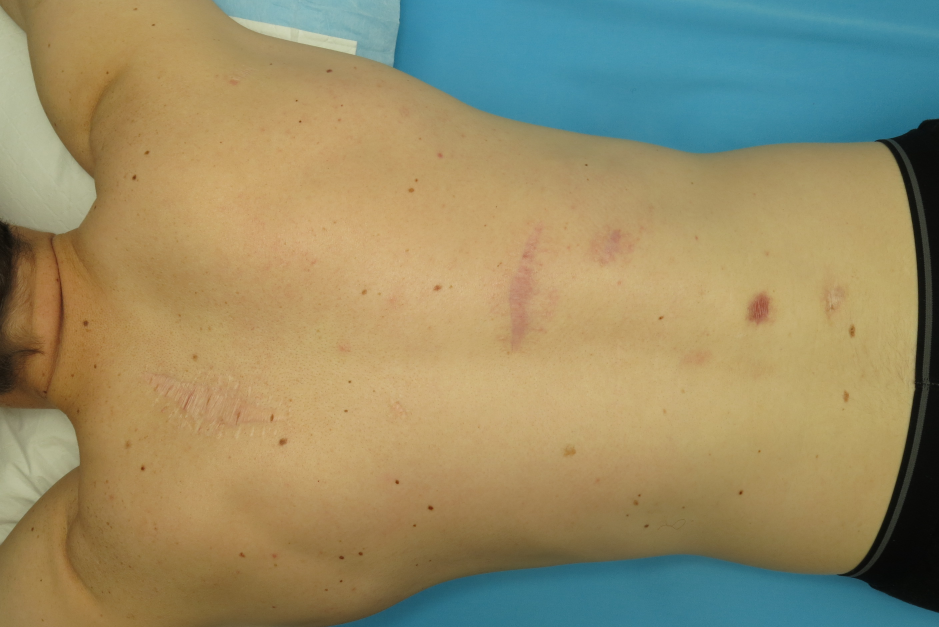
#> input picture Test_Images/mole9.0.jpg, 2816 x 1880 px, found by its file name (shown at 1/3 size)
$ python Image_Comparer.py   (older library calls are emulated)
#> lines starting #> are read from the running program, lines starting #| are printed output that depends on the picture; after the words box and inside, x2 and y2 are one past the last pixel; in counts of white or black regions, pixels touching at a corner belong together
### Mole_Detector_1_0/__init__.py
#!/usr/bin/env python3
# -*- coding: utf-8 -*-
"""
Created on Mon Feb 11 13:01:35 2019

@author: 2020shatgiskessell
"""

import sys
sys.path.insert(0, '/Users/2020shatgiskessell/anaconda3/pkgs/opencv-3.3.1-py36h60a5f38_1/lib/python3.6/site-packages/opencv3')
import cv2
import numpy as np
import timeit
import matplotlib.pyplot as plt
from scipy.spatial import distance
from sklearn.cluster import DBSCAN
import warnings
#ヽ(≧Д≦)ノ
warnings.filterwarnings("ignore")

#start = timeit.default_timer()

class blob ():
    # [6 lines left out: function __init__, not called in this run]


#img = cv2.imread("/Users/2020shatgiskessell/Desktop/New_Mole_Detector/Test_Images/mole2.1.jpg")
#img2 = cv2.imread("/Users/2020shatgiskessell/Desktop/New_Mole_Detector/Test_Images/mole4.1.jpg")

template = cv2.imread("/Users/2020shatgiskessell/Desktop/New_Mole_Detector/Test_Images/mole9.0.jpg")
#> template is the input picture: shape (1880, 2816, 3); mean B, G, R 104.1, 139.8, 149

#SKIN DETECTOR CNN
#https://github.com/HasnainRaz/Skin-Segmentation-TensorFlow
blobs_found = []

# [86 lines left out: functions draw_blobs, draw_blobs_coordinates, display_blob_info, sliding_window, identify_moles, not called in this run]
#--------------------------------------------------------------------------------------------------------
def mse(x, y):
    return np.linalg.norm(x - y)

# [228 lines left out: functions find_dominant_color, validate_blob, validate_blob2, get_centroid, validate_blob3, is_it_brown and 2 more, not called in this run]

# [9 lines of commented-out code are left out]

### Mole_Detector_1_1/__init__.py
#!/usr/bin/env python3
# -*- coding: utf-8 -*-
"""
Created on Fri March 15 20:05:23 2019

@author: 2020shatgiskessell
"""

import sys
sys.path.insert(0, '/Users/2020shatgiskessell/anaconda3/pkgs/opencv-3.3.1-py36h60a5f38_1/lib/python3.6/site-packages/opencv3')
import cv2
import numpy as np
import timeit
import time
import matplotlib.pyplot as plt
from scipy.spatial import distance
from sklearn.cluster import DBSCAN
import warnings
#ヽ(≧Д≦)ノ
warnings.filterwarnings("ignore")

start = timeit.default_timer()

class Blob ():
    def __init__ (self, x = None,y = None,area = None, roi = None, matrix = None, radius = None, color = None):
        self.x = x
        self.y = y
        self.area = area
        self.roi = roi
        self.matrix = matrix
        self.radius = radius
        self.color = color

img = cv2.imread("/Users/2020shatgiskessell/Desktop/New_Mole_Detector/Test_Images/mole7.jpg")
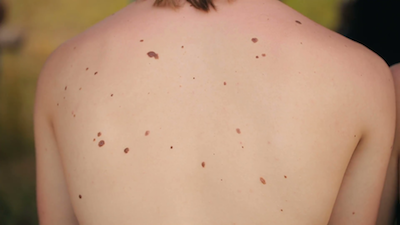
#> input picture Test_Images/mole7.jpg, 400 x 225 px, found by its file name
#> img is the input picture: shape (225, 400, 3); mean B, G, R 118.9, 144.9, 180.6

#SKIN DETECTOR CNN
#https://github.com/HasnainRaz/Skin-Segmentation-TensorFlow

def draw_blobs (image, blobs):
    #draw blobs
    for blob in blobs:
        cv2.circle(image, (int(blob.x),int(blob.y)), 5, (0,255,0), 1)

# [8 lines left out: function draw_blobs_coordinates, not called in this run]

def compute_formfactor(radius, area):
    #computre circle perimeter
    perimeter = np.pi * radius * 2
    #compute circularity
    circularity = (np.pi*4*area)/np.power(perimeter,2)
    return circularity

def compute_roundness (diameter, radius, area):
    roundness = (4*area)/(np.pi*np.power((diameter),2))
    return roundness

# [17 lines left out: function imshow_components, not called in this run]

def blob_detector (img, x_i, y_i):
    og = img.copy()
    img = cv2.Canny(img, 100, 200)

    blobs = []
    #get connected components of fg
    #print ("calculating connected components...")
    output = cv2.connectedComponentsWithStats(img, 4, cv2.CV_32S)
    # Get the results
    # The first cell is the number of labels
    #print ("calculating statistics...")
    num_labels = output[0]
    # The second cell is the label matrix
    labels = output[1]
    # The third cell is the stat matrix
    stats = output[2]
    # The fourth cell is the centroid matrix
    centroids = output[3]
    #print (centroids)
    #print(np.where(labels == 2))
    component_centroids = {}

    #imshow_components(labels, og)
    #print ("calculating connected components properties...")
    for i in range (1, num_labels):
        #start = timeit.default_timer()
        #get component centroid coordinates
        x,y = centroids[i]

        #compute statistics
        width = stats[i,cv2.CC_STAT_WIDTH]
        height = stats[i, cv2.CC_STAT_HEIGHT]
        if height > 20:
            continue
        radius = (height + width)/2
        area = stats[i, cv2.CC_STAT_AREA]

        #these are the top left x, y coordinates = ONLY TO BE USED FOR GETTING ROI
        x_l = stats[i,cv2.CC_STAT_LEFT]
        y_l = stats[i,cv2.CC_STAT_TOP]
        # [8 lines of commented-out code are left out]
        roi = img[y_l: y_l+height, x_l:x_l+width]

        #stop = timeit.default_timer()
        #print('Time to create cm and roi: ', stop - start)

        #----------------MEASURES-------------------------------------------------------------------
        #radius = (height + width)/2

        start = timeit.default_timer()
        radius = np.sqrt((area/np.pi))
        formfactor = compute_formfactor (radius, area)
        if height > width:
            roundness = compute_roundness (height, radius, area)
            aspect_ratio = height/width
        else:
            roundness = compute_roundness (width, radius, area)
            aspect_ratio = width/height

        stop = timeit.default_timer()
        # [11 lines of commented-out code are left out]

        if roundness > 0.2 and 0.9 < aspect_ratio < 3 and 1.1 >= formfactor > 0.9:
            blob = Blob()
            blob.radius = radius
            blob.x = x+x_i
            blob.y = y+y_i
            #blob.matrix = component_matrix
            blob.roi = roi
            blobs.append(blob)
        #cv2.imshow("roi", roi)
        #cv2.waitKey(0)
    #print ("Found all blobs")
    return blobs

# [14 lines left out: function sobel, not called in this run]

def Laplacian_sharpen2(img):
    img = np.float32(img)
    im_gray = cv2.cvtColor(img, cv2.COLOR_BGR2GRAY)
    img_blur = cv2.GaussianBlur(im_gray,(5,5),0)

    # [8 lines of commented-out code are left out]

    kernel = np.array([[-1,-1,-1], [-1,9,-1], [-1,-1,-1]])
    #kernel = np.array([[0,-1,0], [-1,5,-1], [0,-1,0]])
    sharpened = cv2.filter2D(img_blur, -1, kernel)
    sharpened = cv2.normalize(sharpened,None, 0, 255, cv2.NORM_MINMAX)
    sharpened = sharpened.astype('uint8')
    return sharpened

def Laplacian_sharpen(img):
    im_gray = cv2.cvtColor(img, cv2.COLOR_BGR2GRAY)
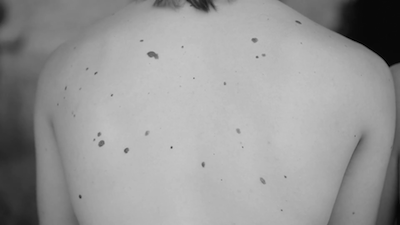
#> im_gray: shape (225, 400); min 0, max 198, mean 152.5
    img_blur = cv2.GaussianBlur(im_gray,(5,5),0)
    #img_blur2 = cv2.GaussianBlur(im_gray,(5,5),0)

    img_lap = cv2.Laplacian(img_blur, cv2.CV_16S, 3)
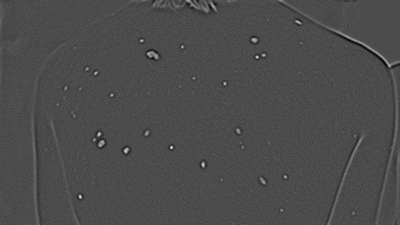
#> img_lap: shape (225, 400) int16; min -21, max 49, mean 0; drawn with min black and max white
    im_gray = np.float32(im_gray)
    subtracted = im_gray - img_lap
    #subtract_gus = img_blur2 - img_blur

    #img_lap = img_lap.astype('uint8')
    subtracted = subtracted.astype('uint8')
    # [16 lines of commented-out code are left out]

    return subtracted

# [24 lines left out: function sliding_window, not called in this run]

def mse(x, y):
    return np.linalg.norm(x - y)

# [64 lines left out: functions get_centroid, validate_blob3, is_it_brown, not called in this run]

def plot_mole_coordinates (blobs):
    x = []
    y = []
    #get x and y coordinates for every blob
    for blob in blobs:
        x.append(blob.x)
        y.append(blob.y)
    #plt.scatter(x, y)
    #plt.show()
    return x,y

def get_skin(img, sharpened):
    lower = np.array([0, 48, 80], dtype = "uint8")
    upper = np.array([20, 255, 255], dtype = "uint8")
    converted = cv2.cvtColor(img, cv2.COLOR_BGR2HSV)
#> converted: shape (225, 400, 3); mean H, S, V 15.4, 93, 180.7
    skinMask = cv2.inRange(converted, lower, upper)
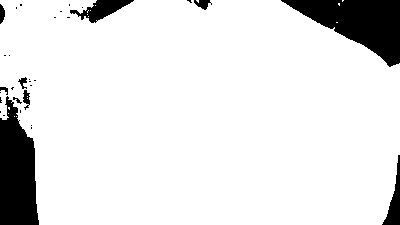
#> skinMask: shape (225, 400); 89.6% white; 32 black regions (22 under 20 px), largest, box (x1, y1, x2, y2) and area: (281, 0, 400, 67) 4094, (0, 96, 39, 225) 3719, (70, 0, 134, 23) 653

    kernel = cv2.getStructuringElement(cv2.MORPH_ELLIPSE, (11, 11))
    skinMask = cv2.erode(skinMask, kernel, iterations = 2)
#> skinMask: shape (225, 400); 80.3% white; 7 black regions, largest, box (x1, y1, x2, y2) and area: (0, 67, 49, 225) 6763, (271, 0, 400, 77) 5567, (44, 0, 144, 33) 2323
    skinMask = cv2.dilate(skinMask, kernel, iterations = 2)
#> skinMask: shape (225, 400); 88% white; 8 black regions (2 under 20 px), largest, box (x1, y1, x2, y2) and area: (0, 77, 39, 225) 4736, (281, 0, 400, 67) 4108, (54, 0, 134, 23) 1047, (382, 155, 400, 225) 502, (0, 0, 22, 24) 263, (187, 0, 212, 10) 143
    skinMask = cv2.morphologyEx(skinMask, cv2.MORPH_OPEN, kernel)
    skinMask = cv2.morphologyEx(skinMask, cv2.MORPH_CLOSE, kernel)
#> skinMask: shape (225, 400); 88.3% white; 6 black regions, box (x1, y1, x2, y2) and area: (0, 78, 39, 225) 4719, (285, 0, 400, 66) 4094, (64, 0, 130, 23) 996, (383, 188, 400, 225) 388, (0, 0, 22, 17) 233, (194, 0, 212, 9) 118

    skinMask = cv2.GaussianBlur(skinMask, (3,3),0)

    sharpened = cv2.bitwise_and(sharpened, sharpened, mask = skinMask)
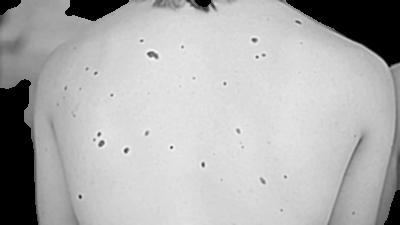
#> sharpened: shape (225, 400); min 0, max 255, mean 176.5

    return sharpened

def main (img, id_):
    #resize image to 400x300 (4:3 aspect ratio)
    #img = cv2.resize(img, (400,300))

    #draw blobs on image
    img1 = img.copy()
    #img2 = img.copy()
    #img3 = img.copy()
    img4 = img.copy()

    #create sliding window to detect initial blobs
    #blobs_found = sliding_window(img1, 5, [32,32])
    blobs_found = []
    #print ("sharpening image...")
    sharpened1 = Laplacian_sharpen(img1)
    sharpened2 = Laplacian_sharpen2(img1)
    #cv2.imwrite("sharpened1.png", sharpened)
    #sharpened = sobel(img1)
    sharpened = get_skin(img1, sharpened2)
    blobs = blob_detector(sharpened,0,0)
#> in blob_detector, `img = cv2.Canny(img, 100, 200)`: img: shape (225, 400); 1.6% white in thin lines or dots
#> in blob_detector, `num_labels = output[0]`: num_labels = 55
#> in blob_detector, `labels = output[1]`:
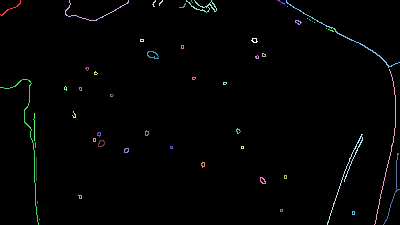
#> labels: shape (225, 400) int32; 55 distinct labels, from 0 to 54; one colour per label, 0 black
#> in blob_detector, `stats = output[2]`: stats = 55 rows, first 6: [0, 0, 400, 225, 88553], [0, 0, 21, 16, 33], [65, 0, 64, 21, 90], [152, 0, 4, 7, 11], [159, 0, 4, 6, 9], [186, 0, 31, 13, 89]
#> in blob_detector, `centroids = output[3]`: centroids = 55 pairs, first value 10.64 to 393.3, second value 1 to 219
#> the loop in blob_detector, `for i in range (1, num_labels):` made 54 passes
#> (x, y, width, height, area, x_l, y_l) on pass 21: (152.4, 54.58, 12, 8, 36, 147, 51)
#> (x, y, width, height, area, x_l, y_l) on passes 1, 5: (10.64, 8.33, 21, 16, 33, 0, 0), (203.5, 6.13, 31, 13, 89, 186, 0)
    blobs_found.extend(blobs)

    #plot the mole coordinates
    #print ("plotting mole coordinates...")
    x,y = plot_mole_coordinates(blobs_found)
#> the loop in plot_mole_coordinates, `for blob in blobs:` made 42 passes

    #remove false positive blobs using DBSCAN clustering - PLAY AROUND WITH PARAMETERS
    #x2,y2, n_moles = validate_blob3(x,y,30)

    draw_blobs(img1, blobs_found)
#> the loop in draw_blobs, `for blob in blobs:` made 42 passes
    #draw_blobs_coordinates(img4, x2,y2)
    stop = timeit.default_timer()

    # [10 lines of commented-out code are left out]
    return x,y, len(blobs_found)

main (img, 1)

### Mole_Detector_1_2/__init__.py
#!/usr/bin/env python3
# -*- coding: utf-8 -*-
"""
Created on Fri March 15 20:05:23 2019

@author: 2020shatgiskessell
"""

import sys
sys.path.insert(0, '/Users/2020shatgiskessell/anaconda3/pkgs/opencv-3.3.1-py36h60a5f38_1/lib/python3.6/site-packages/opencv3')
import cv2
import numpy as np
import timeit
import time
import sys
import matplotlib.pyplot as plt
from scipy.spatial import distance
from sklearn.cluster import DBSCAN
import warnings
import concurrent.futures
from concurrent.futures import ThreadPoolExecutor

sys.path.append('/Users/2020shatgiskessell/Desktop/New_Mole_Detector-master/Mole_Detector_1_2/')
from compute_stats import compute_stats
from Blob import Blob
#ヽ(≧Д≦)ノ
warnings.filterwarnings("ignore")

# from skimage import data
# img = data.hubble_deep_field()[0:500, 0:500]

img = cv2.imread("/Users/2020shatgiskessell/Desktop/New_Mole_Detector/Test_Images/mole4.0.jpg")
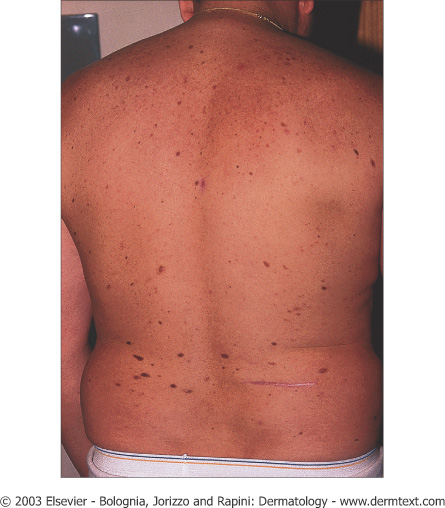
#> input picture Test_Images/mole4.0.jpg, 445 x 508 px, found by its file name
#> img is the input picture: shape (508, 445, 3); mean B, G, R 138.2, 147.3, 194.9

#SKIN DETECTOR CNN
#https://github.com/HasnainRaz/Skin-Segmentation-TensorFlow

# [126 lines left out: functions draw_blobs, draw_blobs_coordinates, imshow_components, blob_detector, sobel, Laplacian_sharpen2 and 1 more, not called in this run]

def mse(x, y):
    return np.linalg.norm(x - y)

# [94 lines left out: functions get_centroid, plot_mole_coordinates, get_skin, load_video, main, not called in this run]

#main (img, 1, detect_skin = True)

### Image_Comparer.py
#!/usr/bin/env python3
# -*- coding: utf-8 -*-
"""
Created on Thu Feb  7 09:36:09 2019

@author: 2020shatgiskessell
"""
import cv2
import timeit
import numpy as np

import Mole_Detector_1_0
import Mole_Detector_1_1
import Mole_Detector_1_2

# img = cv2.imread("/Users/2020shatgiskessell/Desktop/New_Mole_Detector/Test_Images/mole4.0.jpg")
# img2 = cv2.imread("/Users/2020shatgiskessell/Desktop/New_Mole_Detector/Test_Images/mole4.1.jpg")

def draw_blobs_coordinates (image, xs, ys):
    #draw blobs
    for i in range (len(xs)):
        #the non-validated blob coordinates are NAN so a try catch statetment is necessary
        try:
            cv2.circle(image, (int(xs[i]),int(ys[i])), 5, (0,255,0), 1)
        except ValueError:
            pass

def get_skin(img):
    lower = np.array([0, 48, 80], dtype = "uint8")
    upper = np.array([20, 255, 255], dtype = "uint8")
    converted = cv2.cvtColor(img, cv2.COLOR_BGR2HSV)
    skinMask = cv2.inRange(converted, lower, upper)

    kernel = cv2.getStructuringElement(cv2.MORPH_ELLIPSE, (11, 11))
    skinMask = cv2.erode(skinMask, kernel, iterations = 2)
    skinMask = cv2.dilate(skinMask, kernel, iterations = 2)
    skinMask = cv2.morphologyEx(skinMask, cv2.MORPH_OPEN, kernel)
    skinMask = cv2.morphologyEx(skinMask, cv2.MORPH_CLOSE, kernel)

    skinMask = cv2.GaussianBlur(skinMask, (3,3),0)

    img = cv2.bitwise_and(img, img, mask = skinMask)

    return img

def find_moles(img, img2, function):
    function = eval(function)
    start = timeit.default_timer()
    img_skin = get_skin(img)
    img2_skin = get_skin(img2)

    x1,y1,number_of_moles1 = function.main(img_skin,1)
    draw_blobs_coordinates (img, x1, y1)

    x2,y2,number_of_moles2 = function.main(img2_skin,2)
    draw_blobs_coordinates (img2, x2, y2)

    print ("before: " + str(number_of_moles1) + ", after: " + str(number_of_moles2))

    stop = timeit.default_timer()

    print('Time: ', stop - start)

    cv2.imwrite("first"+str(number_of_moles1)+"time:"+str(stop - start)+".png", img)
    cv2.imwrite("second"+str(number_of_moles2)+"time:"+str(stop - start)+".png", img2)

def find_moles_singular(img, function):
    function = eval(function)
    start = timeit.default_timer()
    img_skin = get_skin(img)

    x1,y1,number_of_moles1 = function.main(img_skin,1)
    draw_blobs_coordinates (img, x1, y1)

    stop = timeit.default_timer()

    print('Time: ', stop - start)

    cv2.imwrite("first"+str(number_of_moles1)+"time:"+str(stop - start)+".png", img)

def main2 (image_paths1,image_paths2, function):
    for i in range (len(image_paths1)):
        path1 = image_paths1[i]
        path2 = image_paths2[i]
        img = cv2.imread("/Users/2020shatgiskessell/Desktop/New_Mole_Detector/Test_Images/"+path1+".jpg")
        img2 = cv2.imread("/Users/2020shatgiskessell/Desktop/New_Mole_Detector/Test_Images/"+path2+".jpg")
        find_moles(img, img2, function)

def main1 (image_paths_singular, function):
    for path1 in image_paths_singular:
        img = cv2.imread("/Users/2020shatgiskessell/Desktop/New_Mole_Detector/Test_Images/"+path1+".jpg")
        find_moles_singular(img, function)

image_paths1 = ["mole2.0", "mole2.1", "mole3.0", "mole4.0"]
image_paths2 = ["mole2.1", "mole2.2", "mole3.1", "mole4.1"]
image_paths_singular = ["mole5", "mole6","mole7","mole8"]

#> (the run stopped early here; a loop or call above may not have finished)
